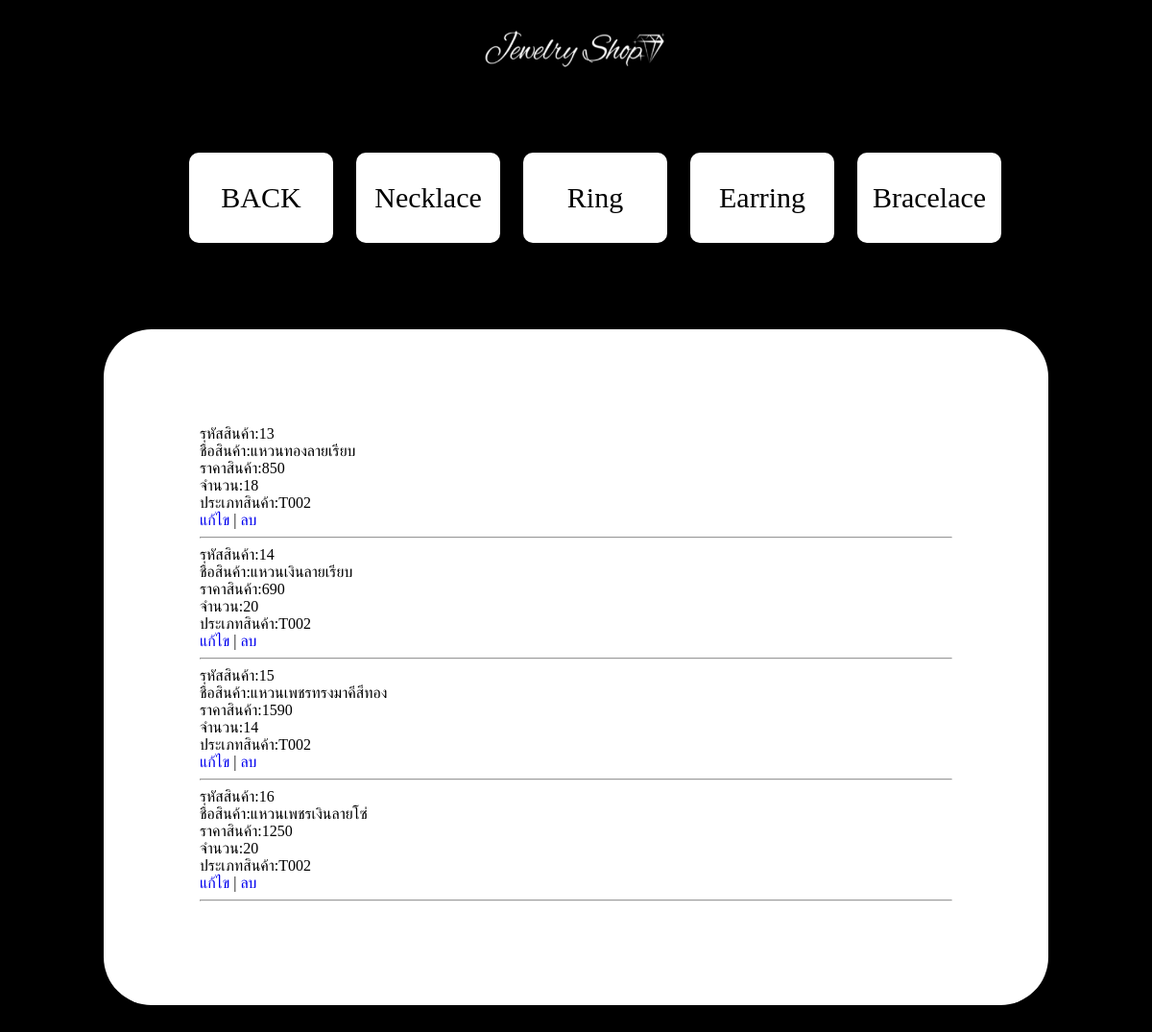
Screenshot of /projectweb/listproductT002.php with the database file from the repository.
### tables this page shows
CREATE TABLE `product` (
  `id_product` int(50) NOT NULL,
  `name_product` varchar(50) NOT NULL,
  `price_product` decimal(10,0) NOT NULL,
  `num_product` int(11) NOT NULL,
  `id_type` varchar(50) NOT NULL
);

### projectweb/listproductT002.php (the view, shortened to what this page needs)
<?php include "connect2.php"?>
<html>
<head><meta charset="utf-8">
    <link href="style/style_ad2.css" rel="stylesheet">
</head>
<body>
<header><img src="img_decorate/jewshop5.png" width="200" height="40" ></header>
<nav>
    <ul class="navbar">
        <a href="homead.php">BACK  </a>
        <a href="listproductT001.php">Necklace</a>
        <a href="listproductT002.php">Ring</a>
        <a href="listproductT003.php">Earring</a>
        <a href="listproductT004.php">Bracelace</a>
    </ul>
</nav>
<div class="list">
<?php
$stmt = $pdo->prepare("SELECT * FROM product WHERE id_type='T002' ");
$stmt->execute();
while ($row = $stmt->fetch()) {
echo "รหัสสินค้า:" .$row ["id_product"]."<br>";
echo "ชื่อสินค้า:" .$row ["name_product"]."<br>";
echo "ราคาสินค้า:" .$row ["price_product"]. "<br>";
echo "จำนวน:" .$row ["num_product"]. "<br>";
echo "ประเภทสินค้า:" .$row ["id_type"]. "<br>";
echo "<a href='editformproduct.php?id_product=".$row ["id_product"]."'>แก้ไข</a> |";
echo "<a href='#' onclick= confirmDelete('".$row["id_product"]."')> ลบ</a>";
echo "<hr>\n";
 } ?>
</div>
</body>
</html>

### projectweb/style/style_ad2.css (style rules this page uses)
@media (min-width: 900px) { nav { text-align:center; } }
@media (min-width: 900px) { nav a { display: inline-flex; text-align:center; font-size:30px; border-radius:10px; padding:30px; background:white; color:black; margin: 50px 12px -10px 12px; width: 90px; justify-content: center; } }
@media (min-width: 900px) { .navbar { display: flex; list-style: none; justify-content: center; } }
@media (min-width: 900px) { body { background-color:black; } }
@media (min-width: 900px) { header { background-color:black; display: flex; justify-content:center; height: 85px; align-items: center; } }
@media (min-width: 900px) { a:link { text-decoration:none; } }
@media (min-width: 900px) { .list { padding: 100px; background-color:white; margin:100px 100px; border-radius:50px; } }

### rows the page displays
product: id_product "13", name_product "แหวนทองลายเรียบ", price_product "850", num_product "18", id_type "T002"
product: id_product "14", name_product "แหวนเงินลายเรียบ", price_product "690", num_product "20", id_type "T002"
product: id_product "15", name_product "แหวนเพชรทรงมาคีสีทอง", price_product "1590", num_product "14", id_type "T002"
product: id_product "16", name_product "แหวนเพชรเงินลายโซ่", price_product "1250", num_product "20", id_type "T002"
